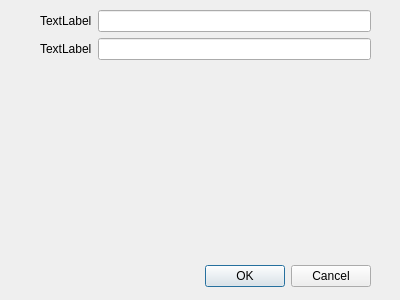
<?xml version="1.0" encoding="UTF-8"?>
<ui version="4.0">
 <class>Dialog</class>
 <widget class="QDialog" name="Dialog">
  <property name="geometry">
   <rect>
    <x>0</x>
    <y>0</y>
    <width>400</width>
    <height>300</height>
   </rect>
  </property>
  <property name="windowTitle">
   <string>Dialog</string>
  </property>
  <widget class="QDialogButtonBox" name="add_row_but">
   <property name="geometry">
    <rect>
     <x>30</x>
     <y>260</y>
     <width>341</width>
     <height>32</height>
    </rect>
   </property>
   <property name="orientation">
    <enum>Qt::Horizontal</enum>
   </property>
   <property name="standardButtons">
    <set>QDialogButtonBox::Cancel|QDialogButtonBox::Ok</set>
   </property>
  </widget>
  <widget class="QWidget" name="formLayoutWidget">
   <property name="geometry">
    <rect>
     <x>40</x>
     <y>10</y>
     <width>331</width>
     <height>241</height>
    </rect>
   </property>
   <layout class="QFormLayout" name="formLayout">
    <item row="0" column="0">
     <widget class="QLabel" name="label">
      <property name="text">
       <string>TextLabel</string>
      </property>
     </widget>
    </item>
    <item row="0" column="1">
     <widget class="QLineEdit" name="lineEdit"/>
    </item>
    <item row="1" column="0">
     <widget class="QLabel" name="label_2">
      <property name="text">
       <string>TextLabel</string>
      </property>
     </widget>
    </item>
    <item row="1" column="1">
     <widget class="QLineEdit" name="lineEdit_2"/>
    </item>
   </layout>
  </widget>
 </widget>
 <resources/>
 <connections>
  <connection>
   <sender>add_row_but</sender>
   <signal>accepted()</signal>
   <receiver>Dialog</receiver>
   <slot>accept()</slot>
   <hints>
    <hint type="sourcelabel">
     <x>248</x>
     <y>254</y>
    </hint>
    <hint type="destinationlabel">
     <x>157</x>
     <y>274</y>
    </hint>
   </hints>
  </connection>
  <connection>
   <sender>add_row_but</sender>
   <signal>rejected()</signal>
   <receiver>Dialog</receiver>
   <slot>reject()</slot>
   <hints>
    <hint type="sourcelabel">
     <x>316</x>
     <y>260</y>
    </hint>
    <hint type="destinationlabel">
     <x>286</x>
     <y>274</y>
    </hint>
   </hints>
  </connection>
 </connections>
</ui>
